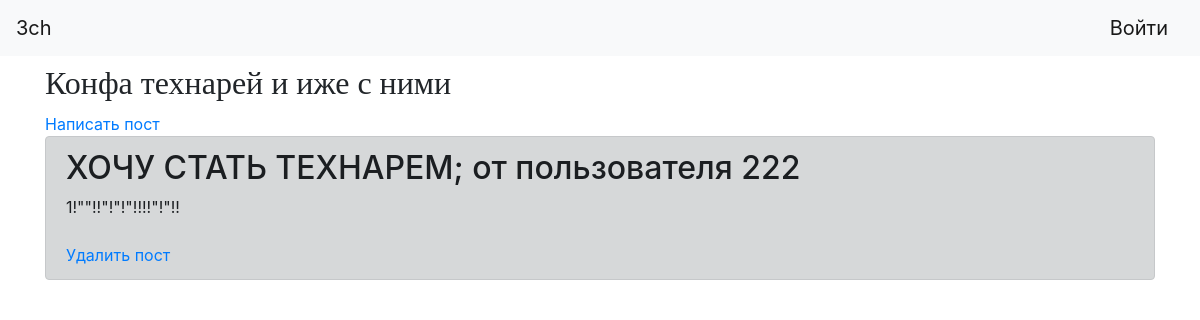
Page /thread4 on the committed database.
### tables this page shows
CREATE TABLE posts 
                            (id INTEGER PRIMARY KEY AUTOINCREMENT,
                             title VARCHAR(100),
                             content VARCHAR(1000),
                             user VARCHAR(100),
                             thread_id VARCHAR(100),
                             user_id INTEGER,
                             file_path VARCHAR(100)
                             );

### main.py (the view)
@app.route('/thread4', methods=['GET', 'POST'])
def thread4():
    posts = PostModel(db1.get_connection()).get_all('thread4')
    try:
        return render_template('thread4.html', username=session['username'], posts=posts)
    except:
        return render_template('thread4.html', posts=posts)

### db.py (called while the page is built)
    def get_connection(self):
        return self.conn

### posts_model.py (called while the page is built)
    def get_all(self, thread_id, user_id = None):
        cursor = self.connection.cursor()
        if user_id:
            cursor.execute("SELECT * FROM posts WHERE user_id = ? AND thread_id = ?", ((str(user_id), thread_id,)))
        else:
            cursor.execute("SELECT * FROM posts WHERE thread_id = ?", (thread_id,),)
        rows = cursor.fetchall()
        return rows

### templates/thread4.html
{% extends "base.html" %}
{% block content %}
    <h1><font size="6" face="Times New Roman">Конфа технарей и иже с ними</font></h1>
	<a href="/add_post/thread4">Написать пост</a>
    {% for item in posts %}
        <div class="alert alert-dark" role="alert">
            <h2>{{item[1]}}; от пользователя {{ item[3] }}</h2>
            <div>{{item[2]}}<br>
			<img src={{item[6]}} alt=></div>
             <a href="/delete_post/thread4/{{item[0]}}">Удалить пост</a>
        </div>
    {% endfor %}
{% endblock %}

### rows in the picture
posts: title "ХОЧУ СТАТЬ ТЕХНАРЕМ", user "222", content "1!\"\"!!\"!\"!\"!!!!\"!\"!!"
